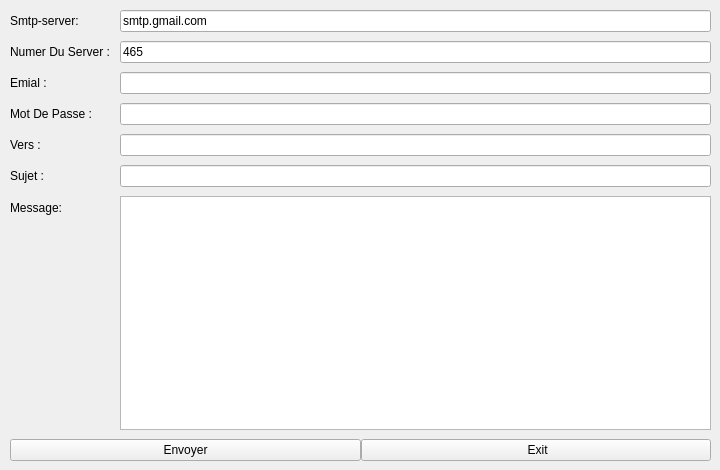
        <widget class="QWidget" name="tab_35">
         <attribute name="title">
          <string>Mail </string>
         </attribute>
         <widget class="QWidget" name="layoutWidget_3">
          <property name="geometry">
           <rect>
            <x>10</x>
            <y>10</y>
            <width>701</width>
            <height>451</height>
           </rect>
          </property>
          <layout class="QFormLayout" name="formLayout_22">
           <property name="fieldGrowthPolicy">
            <enum>QFormLayout::ExpandingFieldsGrow</enum>
           </property>
           <property name="rowWrapPolicy">
            <enum>QFormLayout::WrapLongRows</enum>
           </property>
           <property name="verticalSpacing">
            <number>9</number>
           </property>
           <item row="0" column="0">
            <widget class="QLabel" name="label_86">
             <property name="text">
              <string>Smtp-server:</string>
             </property>
            </widget>
           </item>
           <item row="0" column="1">
            <widget class="QLineEdit" name="lineEdit_39F_2">
             <property name="text">
              <string>smtp.gmail.com</string>
             </property>
            </widget>
           </item>
           <item row="1" column="0">
            <widget class="QLabel" name="label_832">
             <property name="text">
              <string>Numer Du Server : </string>
             </property>
            </widget>
           </item>
           <item row="1" column="1">
            <widget class="QLineEdit" name="port_2F_2">
             <property name="text">
              <string>465</string>
             </property>
            </widget>
           </item>
           <item row="2" column="1">
            <widget class="QLineEdit" name="uname_4F_2"/>
           </item>
           <item row="3" column="0">
            <widget class="QLabel" name="label_853">
             <property name="text">
              <string>Mot De Passe : </string>
             </property>
            </widget>
           </item>
           <item row="3" column="1">
            <widget class="QLineEdit" name="paswd_2F_2">
             <property name="inputMask">
              <string/>
             </property>
             <property name="echoMode">
              <enum>QLineEdit::Password</enum>
             </property>
            </widget>
           </item>
           <item row="4" column="0">
            <widget class="QLabel" name="label_862">
             <property name="text">
              <string>Vers : </string>
             </property>
            </widget>
           </item>
           <item row="4" column="1">
            <widget class="QLineEdit" name="rcpt_2F_2"/>
           </item>
           <item row="5" column="0">
            <widget class="QLabel" name="label_872">
             <property name="text">
              <string>Sujet : </string>
             </property>
            </widget>
           </item>
           <item row="5" column="1">
            <widget class="QLineEdit" name="subject_2F_2"/>
           </item>
           <item row="6" column="0">
            <widget class="QLabel" name="label_132">
             <property name="text">
              <string>Message:</string>
             </property>
            </widget>
           </item>
           <item row="6" column="1">
            <widget class="QPlainTextEdit" name="msg_2F_2"/>
           </item>
           <item row="7" column="0" colspan="2">
            <layout class="QHBoxLayout" name="horizontalLayout_22">
             <item>
              <widget class="QPushButton" name="sendBtn_2F_2">
               <property name="text">
                <string>    Envoyer    </string>
               </property>
              </widget>
             </item>
             <item>
              <widget class="QPushButton" name="exitBtn_2F_2">
               <property name="text">
                <string>     Exit    </string>
               </property>
              </widget>
             </item>
            </layout>
           </item>
           <item row="2" column="0">
            <widget class="QLabel" name="label_843">
             <property name="text">
              <string>Emial :</string>
             </property>
            </widget>
           </item>
          </layout>
         </widget>
        </widget>
